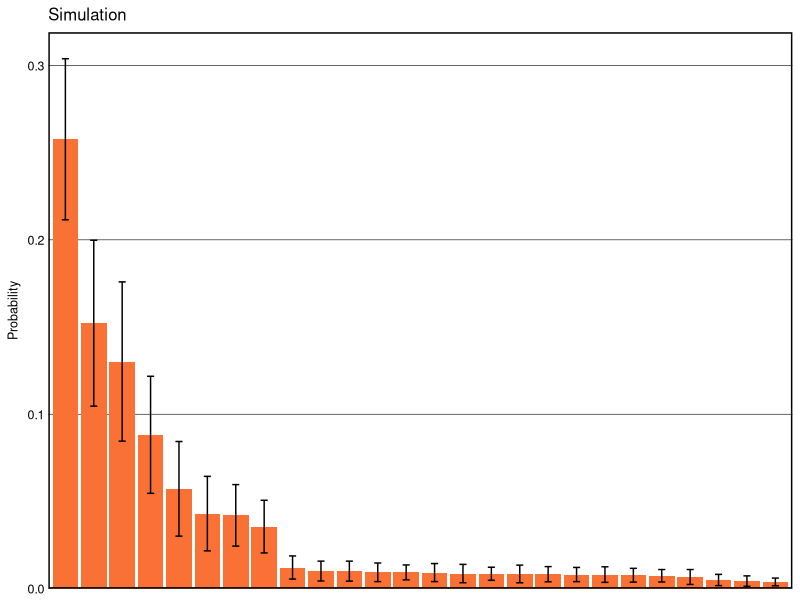

Reproduce this figure in R.
## ---- chunk 1

## ---- chunk 2
# Load required packages
install.packages("mvtnorm")
library(tidyverse)
library(mvtnorm)
library(MASS)
library(flextable)
library(officer)
## ---- chunk 3
# Setting seed for reproducibility
set.seed(123)

# Combinations of binary criteria
combinations <- expand.grid(c(0,1), c(0,1), c(0,1), c(0,1), c(0,1))
## ---- chunk 4
# Function to ensure the values fall between 0 and 4
rescale <- function(x) {
  min_val <- min(x)
  max_val <- max(x)
  return((x - min_val) / (max_val - min_val) * 4)
}
## ---- chunk 5
generate_correlated_binary <- function(n, p1, p2, cor) {
  means <- c(0, 0)
  sigma <- matrix(c(1, cor, cor, 1), 2, 2)
  bvn <- mvrnorm(n, mu = means, Sigma = sigma)
  
  threshold_L <- qnorm(1 - p1)
  threshold_I <- qnorm(1 - p2)
  
  L <- ifelse(bvn[,1] > threshold_L, 1, 0)
  I <- ifelse(bvn[,2] > threshold_I, 1, 0)
  
  return(data.frame(L = L, I = I))
}
## ---- chunk 6
# Number of individuals and simulations
n <- 1000
n_sims <- 100

# Matrix to accumulate the results of each simulation
results_accumulator <- matrix(0, ncol = 2^5, nrow = n_sims)
## ---- chunk 7
for(sim in 1:n_sims) {
  # NEW: Generate correlated binary latent variables L (PTSD) and I (Inflammation)
  latent_vars <- generate_correlated_binary(n, p1 = 0.8, p2 = 0.5, cor = 0.6)
  L <- latent_vars$L
  I <- latent_vars$I
  
# NEW: Simulate symptoms with BOTH L and I effects (additive model)
  # I factors are adjustable based on theoretical assumptions
  
  # Strong indicators - react strongly to PTSD, moderately to Inflammation
  S1 <- rescale(2.0 * L + 1.2 * I + rnorm(n, mean=2, sd=0.5))
  S2 <- rescale(1.8 * L + 1.0 * I + rnorm(n, mean=2, sd=0.5))
  
  # Medium indicator - reacts moderately to both
  M <- rescale(1.2 * L + 1.3 * I + rnorm(n, mean=2, sd=0.8))
  
  # Weak indicators - react weakly to PTSD, varied response to Inflammation
  W1 <- rescale(0.6 * L + 0.9 * I + rnorm(n, mean=2, sd=1))
  W2 <- rescale(0.4 * L + 0.6 * I + rnorm(n, mean=2, sd=1))
  
  
  # Combine into a data frame
  data <- data.frame(L, S1, S2, W1, W2, M)
  
  # Creating binary variables for all indicators
  data <- data %>%
    mutate(
      S1_positive = S1 >= 2,
      S2_positive = S2 >= 2,
      W1_positive = W1 >= 2,
      W2_positive = W2 >= 2,
      M_positive = M >= 2
    )
  
  # Calculate a new column that counts how many criteria are met for each individual
  data <- data %>%
    mutate(criteria_met = S1_positive + S2_positive + 
                          W1_positive + W2_positive + 
                          M_positive)
  
  # Filter the dataset to keep only those individuals that meet at least 2 criteria
  filtered_data <- data %>%
    filter(criteria_met >= 2)
  
  # Estimate covariance matrix
  cov_matrix <- cov(filtered_data[, c("S1", "S2", "W1", "W2", "M")])
  means_simulated <- colMeans(filtered_data[, c("S1", "S2", "W1", "W2", "M")])
  
  for(i in 1:nrow(combinations)){
    lower <- as.numeric(ifelse(combinations[i,] == 1, 2, -Inf))
    upper <- as.numeric(ifelse(combinations[i,] == 1, Inf, 2))
    results_accumulator[sim, i] <- pmvnorm(lower = lower, 
                                           upper = upper, 
                                           mean = means_simulated, 
                                           sigma = cov_matrix)
  }
}
## ---- chunk 8
# Compute the mean and SD for each combination
derived_probs <- data.frame(
  Combination = paste(combinations[,1], 
                      combinations[,2], 
                      combinations[,3], 
                      combinations[,4], 
                      combinations[,5], sep=""),
                            Mean_Probability = apply(results_accumulator, 2, mean),
                            SD_Probability = apply(results_accumulator, 2, sd))

# Determine which combinations meet 2 out of 5 criteria
derived_probs$MeetsCriteria <- ifelse(rowSums(combinations) >= 2, TRUE, FALSE)

# Sort by Mean_Probability
derived_probs <- derived_probs %>%
  arrange(desc(Mean_Probability))

# Add abbreviations to the results dataframe for cleaner x-axis labels
derived_probs$Abbreviation <- as.character(1:nrow(derived_probs))

# Filter derived_probs to only include combinations that meet the criteria
filtered_probs <- derived_probs %>% 
  filter(MeetsCriteria)
## ---- chunk 9
print(derived_probs)
## ---- chunk 10
# Define the theme for the figure
Theme_Figure_1a <- 
  theme(
    plot.title = element_text(size=12),
    axis.title.y = element_text(size=9, 
                                margin = margin(t = 0, r = 0, b = 0, l = 0)),
    axis.text.x = element_blank(),
    axis.text.y = element_text(size=9, 
                               color = "black", 
                               margin = margin(t = 0, r = 0, b = 0, l = 5)),
    axis.ticks = element_blank(),
    panel.grid.major.x = element_blank(), 
    panel.grid.major.y = element_line(size=.2, 
                                      color="black" ), 
    panel.grid.minor.y = element_blank(), 
    panel.border = element_rect(colour = "black", 
                                fill=NA, 
                                size=1),
    panel.background = element_rect(fill = "white"))

# Plot 
ggplot(filtered_probs, aes(x = reorder(Abbreviation, -Mean_Probability), 
                                 y = Mean_Probability)) +
  geom_bar(stat = "identity", fill = "#F97134") +
  geom_errorbar(aes(ymin = Mean_Probability - SD_Probability, 
                    ymax = Mean_Probability + SD_Probability), 
                width = 0.25) +
  scale_y_continuous(expand = expansion(mult = c(0, 0.05))) +
  labs(title = "Simulation", x = NULL, y = "Probability") + 
  theme(legend.position = "none") +  
  Theme_Figure_1a
